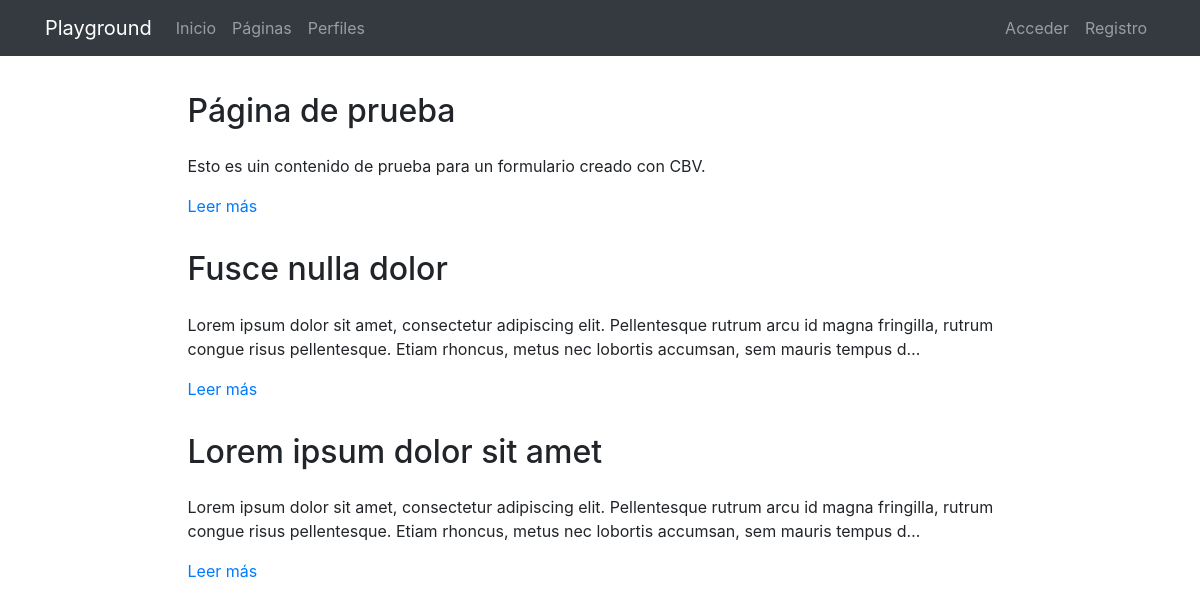
The page /pages/ on the database its author committed.
### pages/models.py (models this page shows, shortened)
class Page(models.Model):
    title = models.CharField(verbose_name="Título", max_length=200)
    content = RichTextField(verbose_name="Contenido")
    order = models.SmallIntegerField(verbose_name="Orden", default=0)
    created = models.DateTimeField(auto_now_add=True, verbose_name="Fecha de creación")
    updated = models.DateTimeField(auto_now=True, verbose_name="Fecha de edición")
    class Meta:
        verbose_name = "página"
        verbose_name_plural = "páginas"
        ordering = ['order', 'title']

### pages/views.py (the view)
# urls.py: path('', PageListView.as_view(), name='pages'),
class PageListView(ListView):
    model = Page

### pages/templates/pages/page_list.html (shortened to what this page needs)
{% extends 'core/base.html' %}
{% load static %}
{% block content %}
{% include 'pages/includes/pages_menu.html' %}
<main role="main">
  <div class="container mb-4">
    {% for page in page_list|dictsort:"id" reversed %}
      <div class="row mt-3">
        <div class="col-md-9 mx-auto">
          <h2 class="mb-4">{{page.title}}</h2>
          <div>
            <p>{{page.content|striptags|safe|truncatechars:"200"}}</p>
            <p><a href="{% url 'pages:page' page.id page.title|slugify %}">Leer más</a>
            </p>
          </div>
        </div>
      </div>
    {% endfor %}
  </div>
</main>
{% endblock %}

### core/templates/core/base.html (shortened to what this page needs)
<!DOCTYPE html>
<html lang="es">
  <head>
    {% load static %}
    <link href="{% static 'core/vendor/bootstrap/css/bootstrap.min.css' %}" rel="stylesheet">
    <link href="{% static 'core/vendor/font-awesome/css/font-awesome.min.css' %}" rel="stylesheet" type="text/css">
    <link href="{% static 'core/css/main.css' %}" rel="stylesheet">
  </head>
  <body>
    <body>
      <nav class="navbar navbar-expand-lg navbar-dark bg-dark">
        <div class="container">
          <a class="navbar-brand" href="{% url 'home' %}">Playground</a>
          <div class="collapse navbar-collapse" id="ned">
            <ul class="navbar-nav mr-auto">
              <li class="nav-item">
                <a class="nav-link" href="{% url 'home' %}">Inicio</a>
              </li>
              <li class="nav-item">
                <a class="nav-link" href="{% url 'pages:pages' %}">Páginas</a>
              </li>
              <li class="nav-item">
                <a class="nav-link" href="{% url 'profiles:list' %}">Perfiles</a>
              </li>
            </ul>
            <ul class="navbar-nav">
              {% if not request.user.is_authenticated %}
              <li class="nav-item">
                <a class="nav-link" href="{% url 'login' %}">Acceder</a>
              </li>
              <li class="nav-item">
                <a class="nav-link" href="{% url 'signup' %}">Registro</a>
              </li>
            {% endif %}
            </ul>
          </div>
        </div>
      </nav>
      {% block content %}{% endblock %}
  </body>
</html>

### pages/templates/pages/includes/pages_menu.html (shortened to what this page needs)
{% load static %}
<link href="{% static 'pages/css/custom_ckeditor.css' %}" rel="stylesheet">

### core/static/core/css/main.css (style rules this page uses)
main { padding-top: 20px; }
:root { --jumbotron-padding-y: 3rem; }

### rows shown on the page
Page: title "Página de prueba", content "Esto es uin contenido de prueba para un formulario creado con CBV."
Page: title "Fusce nulla dolor", content "Lorem ipsum dolor sit amet, consectetur adipiscing elit. Pellentesque rutrum arcu id magna fringilla, rutrum congue risus pellentesque. Etiam rhoncus, metus nec lobortis accumsan, sem mauris tempus d…"
Page: title "Lorem ipsum dolor sit amet", content "Lorem ipsum dolor sit amet, consectetur adipiscing elit. Pellentesque rutrum arcu id magna fringilla, rutrum congue risus pellentesque. Etiam rhoncus, metus nec lobortis accumsan, sem mauris tempus d…"
